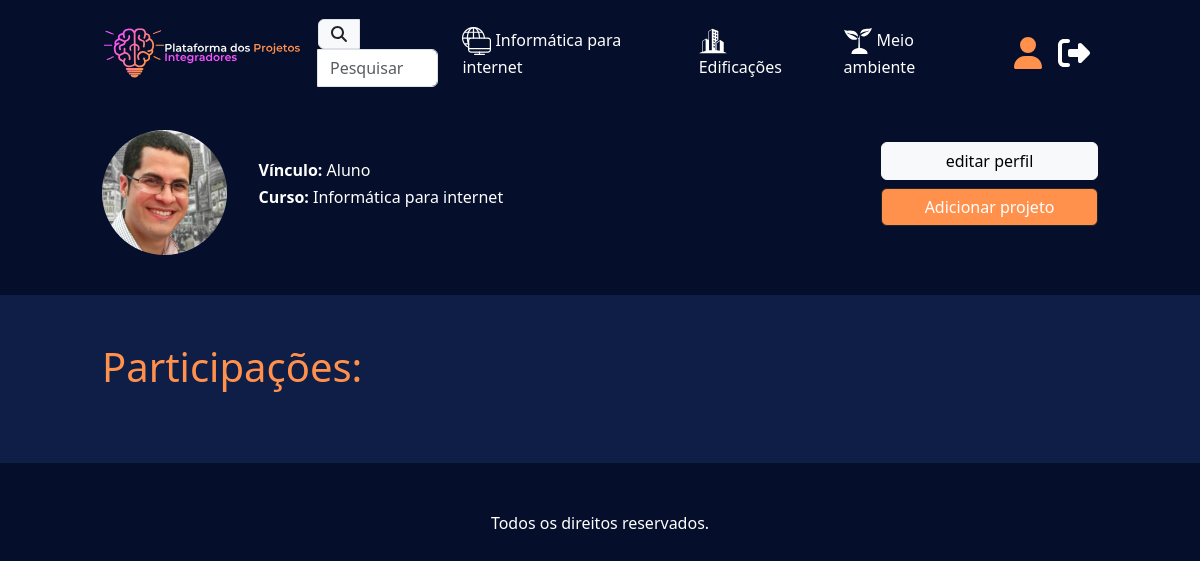
/perfil/ (signed in), run on an earlier commit of the app's database.
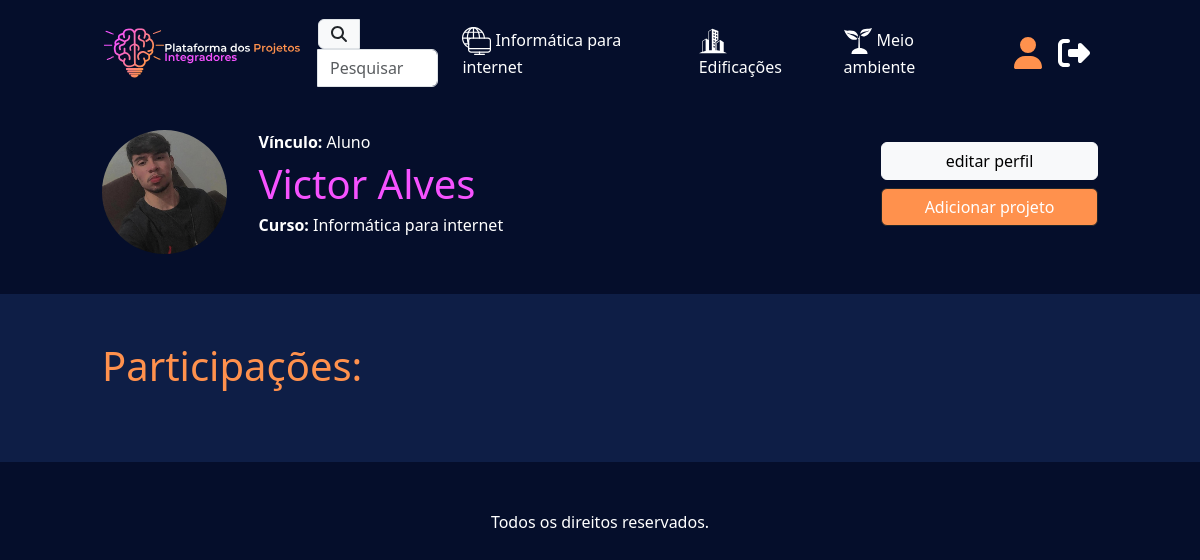
And on a later commit of the database.
### users/models.py (models this page shows, shortened)
class Profile(models.Model):
    user = models.OneToOneField(User, on_delete=models.CASCADE, related_name="profile")
    avatar = models.ImageField(blank=True, null=True)
    primeiro_nome = models.CharField(max_length=50, blank=True)
    ultimo_sobrenome = models.CharField(max_length=50, blank=True)

class User(AbstractUser):
    vinculo = models.ForeignKey(Vinculo, on_delete=models.CASCADE, null=True, blank=True)
    curso = models.ForeignKey(Curso, on_delete=models.CASCADE, null=True)

class Vinculo(models.Model):
    vinculo = models.CharField(max_length=50, default="Indefinido")
    def __str__(self):
        return self.vinculo

class Curso(models.Model):
    titulo = models.CharField(max_length=50)
    logo = models.FileField(blank=True)
    def __str__(self):
        return self.titulo

### users/views.py (the view)
# urls.py: path("perfil/", views.verperfil, name = "verperfil"),
@login_required
def verperfil(request):
    profile = get_object_or_404(Profile, user=request.user)
    post = Projeto.objects.all()
    context = {
        "projetos" : post,
        "range" : range(2),
        "profile": profile,
    }
    return render (request, "verperfil.html", context)

### ppi/context_processors.py (called while the page is built)
def cursos(request):
    return {
        "cursos" : Curso.objects.all,
    }

### users/templates/verperfil.html (shortened to what this page needs)
{% extends "base.html" %}
{% load static %}
{% block conteudo %}
<div class="container custom-container mb-3 py-4">
    <div class="row g-0">
        <div class= "col-md-9 col-lg-9 col-sm-8">
            <div class = "row g-0">
                <div class= "col-sm-4 col-md-2 col-lg-2 my-auto">
                    {% if profile.avatar %}
                    <img src="{{ profile.avatar.url }}" class="rounded-circle w-100" alt="{{ profile.user.username }}">
                    {% endif %}
                </div>
                <div class= "col-sm-8 col-md-10 col-lg-10 my-auto">
                    <ul>
                        <h6 class="text-left text-white fw-bold">Vínculo: <b class="fw-normal">{{ profile.user.vinculo }}</b></h6>
                        <h1 class="text-left roxinho">{{ profile.primeiro_nome }} {{ profile.ultimo_sobrenome }}</h1>
                        <h6 class="text-left text-white fw-bold">Curso: <b class="text-white fw-normal">{{ profile.user.curso }}</b></h6>
                    </ul>
                </div>
            </div>
        </div>
        <div class= "col-md-3 col-lg-3 col-sm-4 my-auto">
            <ul class="w-100">
                <a href="{% url 'editarperfil' %}">
                    <button class= "btn w-100 btn-light my-1">
                        editar perfil
                    </button>
                </a>
                <a href="{% url 'form_post' %}">
                    <button class= "btn w-100 btn-dark fundo-laranja my-1">
                        Adicionar projeto
                    </button>
                </a>
            </ul>
        </div>
    </div>
</div>
<div class="container-fluid blueback py-5">
    <div class= "container custom-container">
        <h1 class="laranja text-left pb-4">
            Participações:
        </h1>
    </div>
</div>
{% endblock conteudo %}

What changed in the data, as far as the page shows it:
changed Profile "Aluno": avatar: a different picture; primeiro_nome (not shown) → "Victor"; ultimo_sobrenome (not shown) → "Alves"
